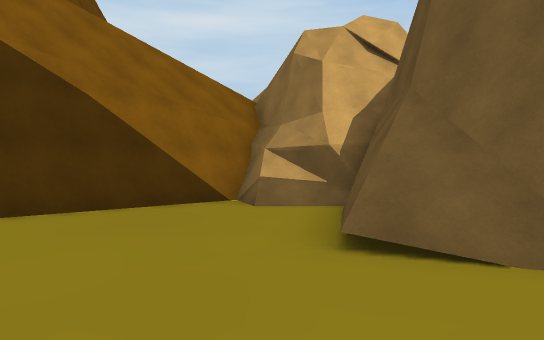
View 1 (above)

24 first-person views from a walk through a scene from a Unity 3-D project. The camera is 1.2 m above the floor, looks level and sees 70° across. The floor is counted in squares, 2 m on a side. Each view is taken from the middle of a square. On the plan, view 1 faces up. The plan holds only what a view shows up to about 11 squares ahead; the rest is blank. The place goes on beyond the plan. The player character is not drawn.

View 2
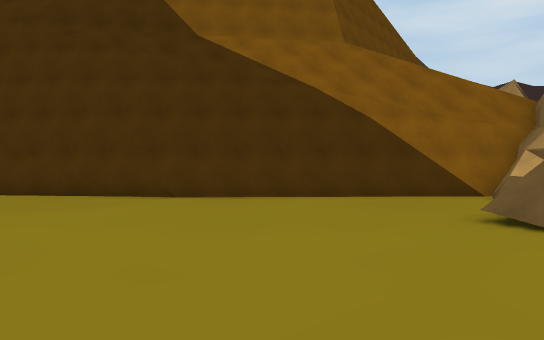

View 3
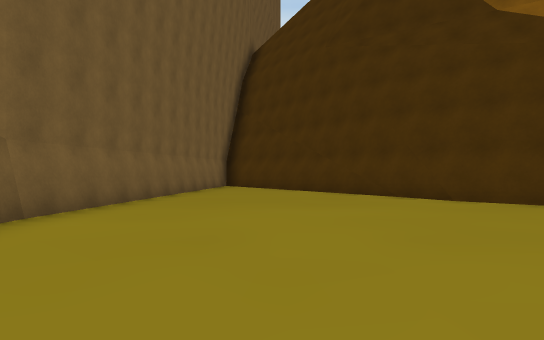

View 4
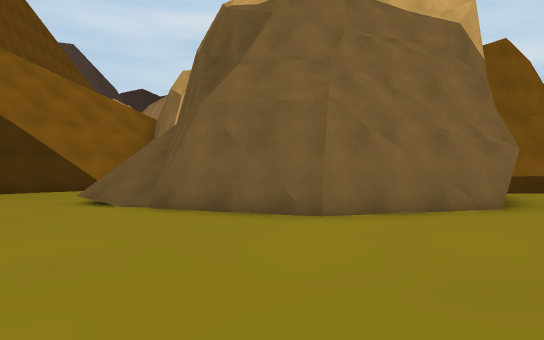

View 5
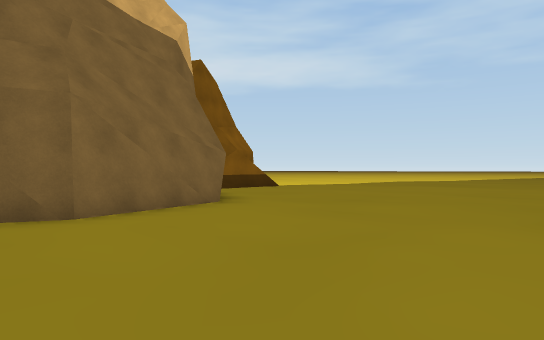

View 6
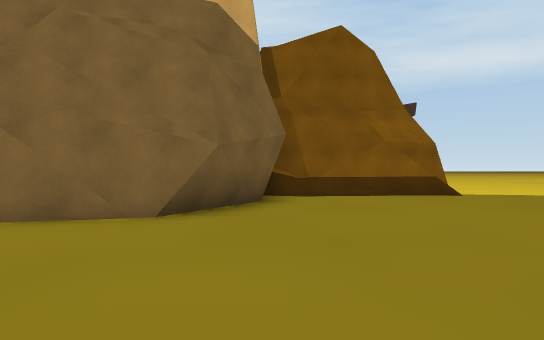

View 7
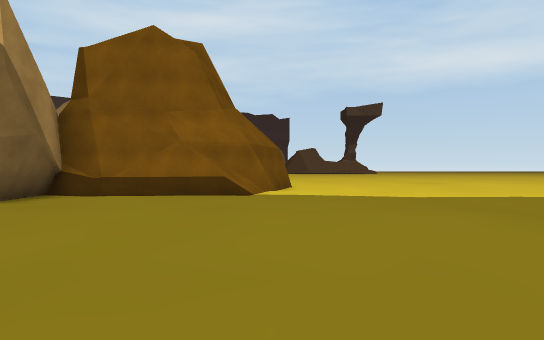

View 8
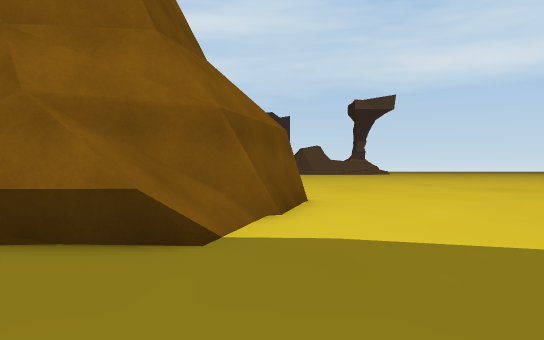

View 9
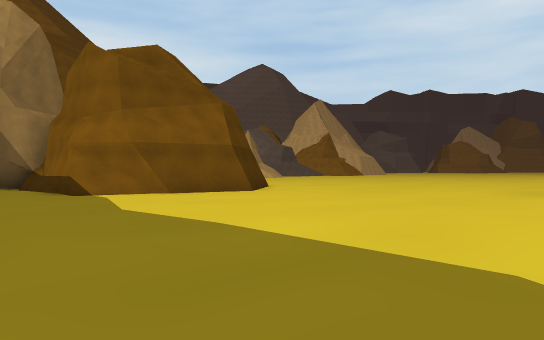

View 10
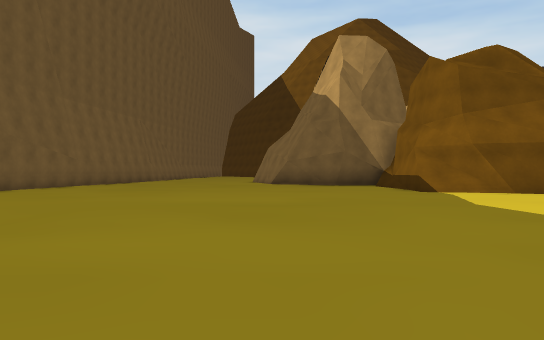

View 11
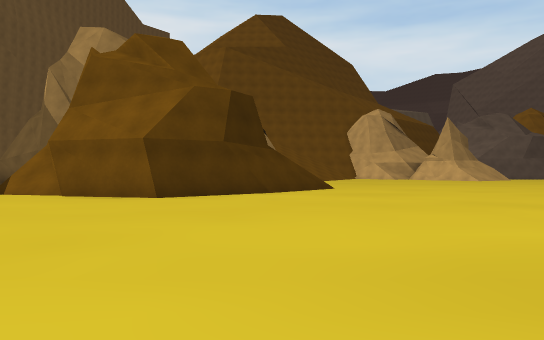

View 12
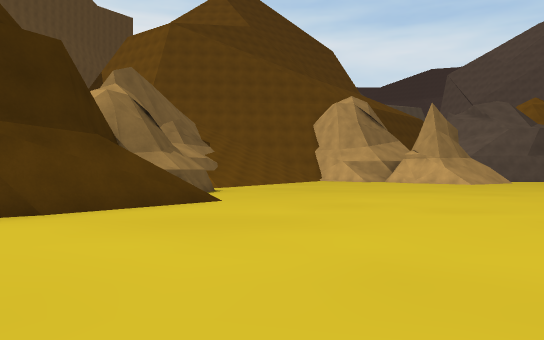

View 13
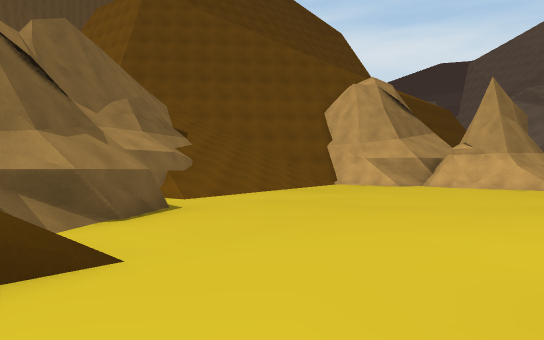

View 14
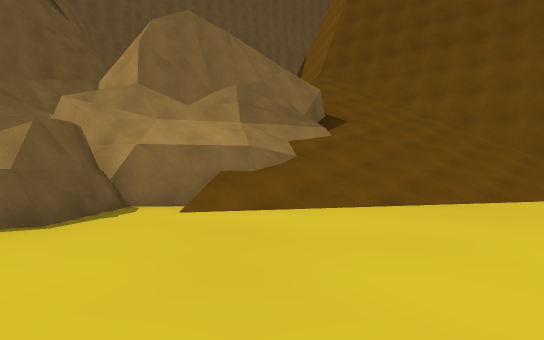

View 15
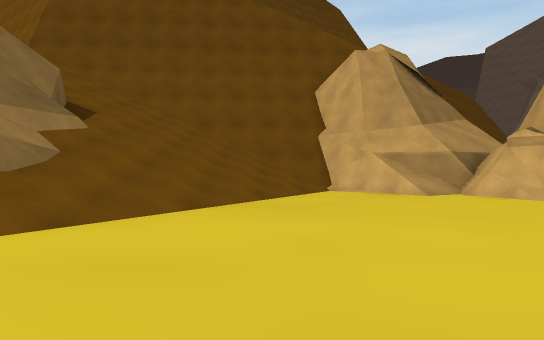

View 16
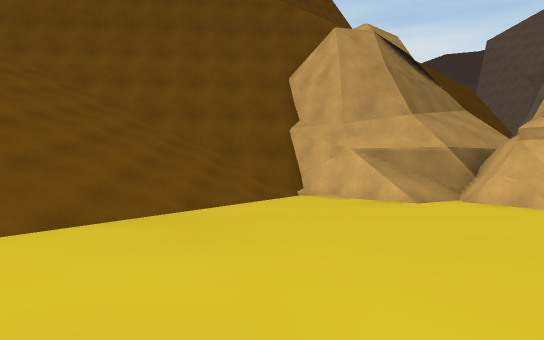

View 17
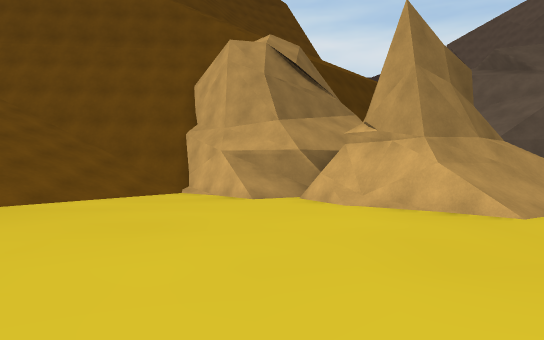

View 18
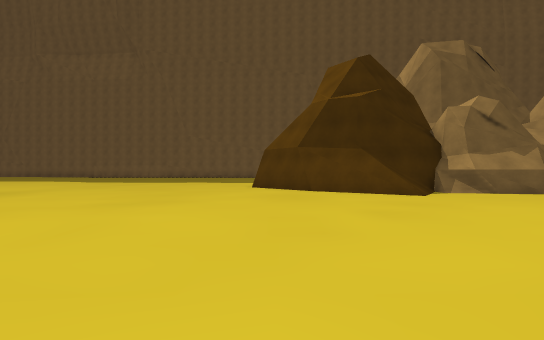

View 19
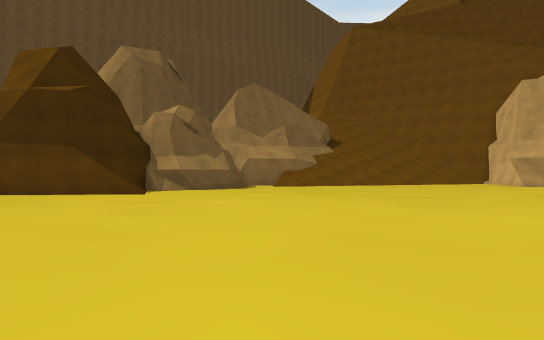

View 20
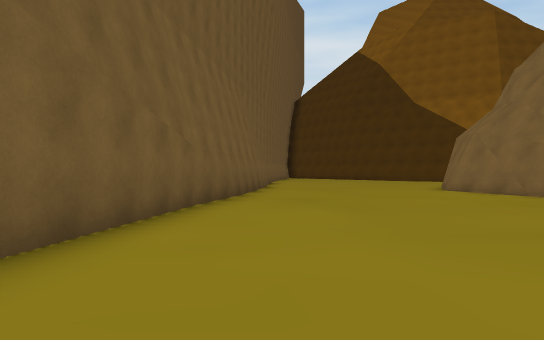

View 21
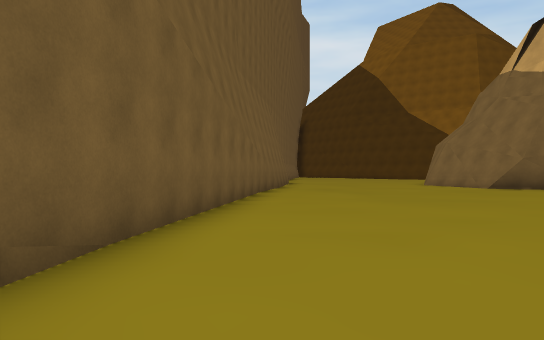

View 22
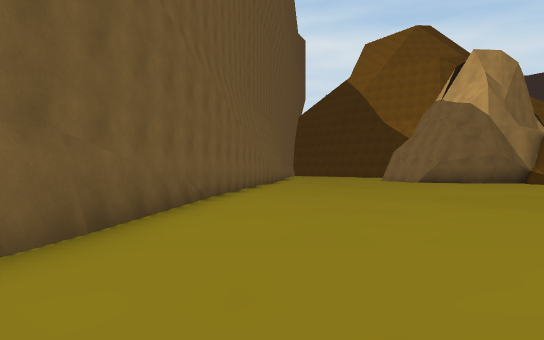

View 23
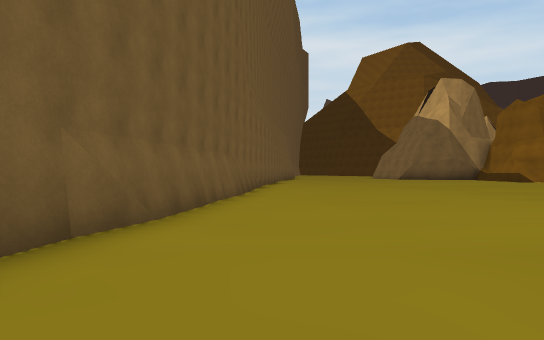

View 24
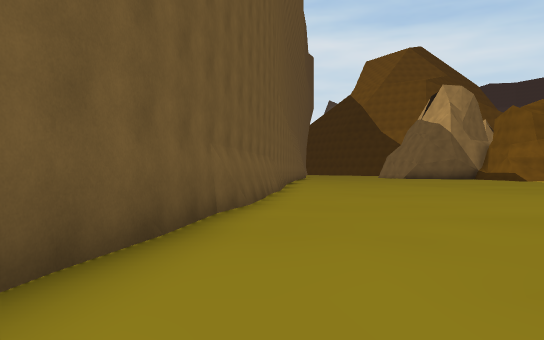

### Floor plan
Key: @ floor where view 1 was taken; # wall or solid block; . main floor; : floor 0.25 m higher than the main floor; / step, stairs or slope; = window, fence, low wall or low ledge; ^ raised ledge; v drop or lower ground.
Columns run from 10 left of view 1 to 34 right of it. Each row starts with its distance up from view 1.
 24        ^  #//.        ....
 23        ^####.... .........
 22       ####.................
 21       ###..................
 20       ###...................
 19       ##.....................
 18       #//....................
 17       #////...................
 16      ##//////..................
 15      #/////////.................
 14      #///////////###:=#..........
 13      #/////#//#=#######...........
 12      #////###//v^###  ##.........
 11      #////####/v       ##........
 10      / ///## ##^        #........
  9      ////v/#  #^^       #........
  8      ///v#/####       ###........
  7      //v#./##      ####/.........
  6    ///##.../#      #////..........
  5  ##/vv#....##     ##..............
  4  #=vv#.....##     #...............
  3   v##....../##   ##...............
  2   ##......../#####.................
  1  ##...............................
  0 ##........@........................
 -1  ....................................
 -2  .....................................
 -3  ..........  ...........................
 -4  #######.    ............................
 -5                ####........................
 -6                   ########..................
 -7                          ##########..........
 -8                                     ######..
 -9                                          ##

Where each view was taken, in squares from view 1:
view 1: 0 up, 0 right, facing up
view 2: 2 down, 2 right, facing up-left
view 3: 1 down, 2 right, facing left
view 4: 4 down, 4 right, facing up
view 5: 4 down, 3 right, facing up-right
view 6: 3 down, 9 right, facing up
view 7: 3 down, 14 right, facing up
view 8: 3 up, 14 right, facing up
view 9: 3 up, 23 right, facing up-left
view 10: 2 up, 24 right, facing left
view 11: 13 up, 23 right, facing left
view 12: 16 up, 18 right, facing left
view 13: 16 up, 13 right, facing left
view 14: 19 up, 8 right, facing down-left
view 15: 17 up, 8 right, facing left
view 16: 18 up, 6 right, facing left
view 17: 21 up, 7 right, facing left
view 18: 24 up, 14 right, facing down
view 19: 24 up, 15 right, facing down-left
view 20: 4 down, 16 right, facing left
view 21: 5 down, 20 right, facing left
view 22: 5 down, 26 right, facing left
view 23: 6 down, 32 right, facing left
view 24: 7 down, 34 right, facing left
